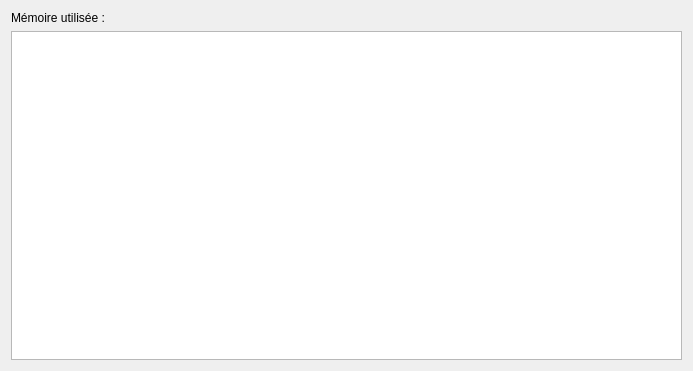
<?xml version="1.0" encoding="UTF-8"?>
<ui version="4.0">
 <class>GAboutMemory</class>
 <widget class="QWidget" name="GAboutMemory">
  <property name="geometry">
   <rect>
    <x>0</x>
    <y>0</y>
    <width>693</width>
    <height>371</height>
   </rect>
  </property>
  <property name="windowTitle">
   <string>A propos de la mémoire...</string>
  </property>
  <layout class="QVBoxLayout" name="verticalLayout">
   <item>
    <widget class="QLabel" name="label">
     <property name="text">
      <string>Mémoire utilisée :</string>
     </property>
    </widget>
   </item>
   <item>
    <widget class="QTableWidget" name="tableWidgetMemoryUsed"/>
   </item>
  </layout>
 </widget>
 <resources/>
 <connections/>
</ui>
